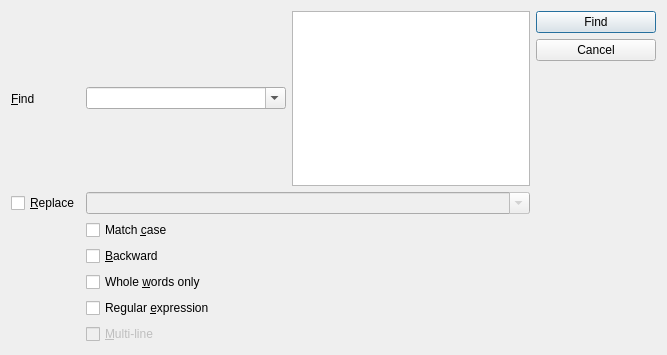
<?xml version="1.0" encoding="UTF-8"?>
<ui version="4.0">
 <class>sciFindDialogClass</class>
 <widget class="QWidget" name="sciFindDialogClass">
  <property name="geometry">
   <rect>
    <x>0</x>
    <y>0</y>
    <width>667</width>
    <height>355</height>
   </rect>
  </property>
  <property name="sizePolicy">
   <sizepolicy hsizetype="Preferred" vsizetype="Preferred">
    <horstretch>0</horstretch>
    <verstretch>0</verstretch>
   </sizepolicy>
  </property>
  <property name="maximumSize">
   <size>
    <width>16777215</width>
    <height>400</height>
   </size>
  </property>
  <property name="windowTitle">
   <string>sciFindDialog</string>
  </property>
  <layout class="QVBoxLayout" name="verticalLayout">
   <item>
    <layout class="QGridLayout" name="gridLayout">
     <item row="0" column="0">
      <widget class="QLabel" name="label">
       <property name="text">
        <string>&amp;Find</string>
       </property>
       <property name="buddy">
        <cstring>findCmb</cstring>
       </property>
      </widget>
     </item>
     <item row="0" column="1">
      <layout class="QHBoxLayout" name="horizontalLayout">
       <property name="sizeConstraint">
        <enum>QLayout::SetMinimumSize</enum>
       </property>
       <item>
        <widget class="QComboBox" name="findCmb">
         <property name="sizePolicy">
          <sizepolicy hsizetype="MinimumExpanding" vsizetype="Fixed">
           <horstretch>0</horstretch>
           <verstretch>0</verstretch>
          </sizepolicy>
         </property>
         <property name="minimumSize">
          <size>
           <width>200</width>
           <height>0</height>
          </size>
         </property>
         <property name="editable">
          <bool>true</bool>
         </property>
         <property name="insertPolicy">
          <enum>QComboBox::InsertAtBottom</enum>
         </property>
        </widget>
       </item>
       <item>
        <widget class="QTextEdit" name="mlEd">
         <property name="enabled">
          <bool>true</bool>
         </property>
         <property name="baseSize">
          <size>
           <width>0</width>
           <height>600</height>
          </size>
         </property>
         <property name="toolTip">
          <string/>
         </property>
         <property name="tabChangesFocus">
          <bool>true</bool>
         </property>
         <property name="acceptRichText">
          <bool>false</bool>
         </property>
        </widget>
       </item>
      </layout>
     </item>
     <item row="0" column="2" rowspan="7">
      <layout class="QVBoxLayout" name="verticalLayout_2">
       <item>
        <widget class="QPushButton" name="findBtn">
         <property name="minimumSize">
          <size>
           <width>120</width>
           <height>0</height>
          </size>
         </property>
         <property name="text">
          <string>Find</string>
         </property>
         <property name="default">
          <bool>true</bool>
         </property>
        </widget>
       </item>
       <item>
        <widget class="QPushButton" name="cancelBtn">
         <property name="text">
          <string>Cancel</string>
         </property>
        </widget>
       </item>
       <item>
        <spacer name="verticalSpacer">
         <property name="orientation">
          <enum>Qt::Vertical</enum>
         </property>
         <property name="sizeHint" stdset="0">
          <size>
           <width>20</width>
           <height>40</height>
          </size>
         </property>
        </spacer>
       </item>
      </layout>
     </item>
     <item row="1" column="0">
      <widget class="QCheckBox" name="replaceChk">
       <property name="text">
        <string>&amp;Replace</string>
       </property>
       <property name="checked">
        <bool>false</bool>
       </property>
      </widget>
     </item>
     <item row="1" column="1">
      <widget class="QComboBox" name="replaceCmb">
       <property name="enabled">
        <bool>false</bool>
       </property>
       <property name="sizePolicy">
        <sizepolicy hsizetype="MinimumExpanding" vsizetype="Fixed">
         <horstretch>0</horstretch>
         <verstretch>0</verstretch>
        </sizepolicy>
       </property>
       <property name="editable">
        <bool>true</bool>
       </property>
      </widget>
     </item>
     <item row="2" column="1">
      <widget class="QCheckBox" name="matchCaseChk">
       <property name="text">
        <string>Match &amp;case</string>
       </property>
      </widget>
     </item>
     <item row="3" column="1">
      <widget class="QCheckBox" name="backwardChk">
       <property name="text">
        <string>&amp;Backward</string>
       </property>
      </widget>
     </item>
     <item row="4" column="1">
      <widget class="QCheckBox" name="wholeWordsChk">
       <property name="text">
        <string>Whole &amp;words only</string>
       </property>
      </widget>
     </item>
     <item row="5" column="1">
      <widget class="QCheckBox" name="regexpChk">
       <property name="text">
        <string>Regular &amp;expression</string>
       </property>
      </widget>
     </item>
     <item row="6" column="1">
      <widget class="QCheckBox" name="multiLineChk">
       <property name="enabled">
        <bool>false</bool>
       </property>
       <property name="toolTip">
        <string>&lt;p&gt;If &lt;b&gt;checked&lt;/b&gt;, all the text is treated like a single line. Symbols '^' and '$' are at the beginning and at the end of the document. In this mode you can search for multiline regexps using '\r' and '\n' symbols for line ends.&lt;/p&gt;

&lt;p&gt;If &lt;b&gt;not checked&lt;/b&gt;, the regexp is applied to each line separately and each line has its own symbols '^' and '$' (at the beginning and at the end of the line).&lt;/p&gt;</string>
       </property>
       <property name="text">
        <string>&amp;Multi-line</string>
       </property>
      </widget>
     </item>
    </layout>
   </item>
   <item>
    <spacer name="lowerSpacer">
     <property name="orientation">
      <enum>Qt::Vertical</enum>
     </property>
     <property name="sizeType">
      <enum>QSizePolicy::MinimumExpanding</enum>
     </property>
     <property name="sizeHint" stdset="0">
      <size>
       <width>0</width>
       <height>0</height>
      </size>
     </property>
    </spacer>
   </item>
  </layout>
 </widget>
 <tabstops>
  <tabstop>findCmb</tabstop>
  <tabstop>replaceChk</tabstop>
  <tabstop>replaceCmb</tabstop>
  <tabstop>matchCaseChk</tabstop>
  <tabstop>backwardChk</tabstop>
  <tabstop>wholeWordsChk</tabstop>
  <tabstop>regexpChk</tabstop>
  <tabstop>multiLineChk</tabstop>
  <tabstop>findBtn</tabstop>
 </tabstops>
 <resources/>
 <connections>
  <connection>
   <sender>replaceChk</sender>
   <signal>toggled(bool)</signal>
   <receiver>replaceCmb</receiver>
   <slot>setEnabled(bool)</slot>
   <hints>
    <hint type="sourcelabel">
     <x>59</x>
     <y>151</y>
    </hint>
    <hint type="destinationlabel">
     <x>269</x>
     <y>152</y>
    </hint>
   </hints>
  </connection>
  <connection>
   <sender>regexpChk</sender>
   <signal>toggled(bool)</signal>
   <receiver>multiLineChk</receiver>
   <slot>setEnabled(bool)</slot>
   <hints>
    <hint type="sourcelabel">
     <x>358</x>
     <y>277</y>
    </hint>
    <hint type="destinationlabel">
     <x>358</x>
     <y>308</y>
    </hint>
   </hints>
  </connection>
  <connection>
   <sender>multiLineChk</sender>
   <signal>toggled(bool)</signal>
   <receiver>findCmb</receiver>
   <slot>setHidden(bool)</slot>
   <hints>
    <hint type="sourcelabel">
     <x>265</x>
     <y>296</y>
    </hint>
    <hint type="destinationlabel">
     <x>265</x>
     <y>23</y>
    </hint>
   </hints>
  </connection>
  <connection>
   <sender>multiLineChk</sender>
   <signal>toggled(bool)</signal>
   <receiver>mlEd</receiver>
   <slot>setVisible(bool)</slot>
   <hints>
    <hint type="sourcelabel">
     <x>265</x>
     <y>296</y>
    </hint>
    <hint type="destinationlabel">
     <x>265</x>
     <y>77</y>
    </hint>
   </hints>
  </connection>
 </connections>
</ui>
